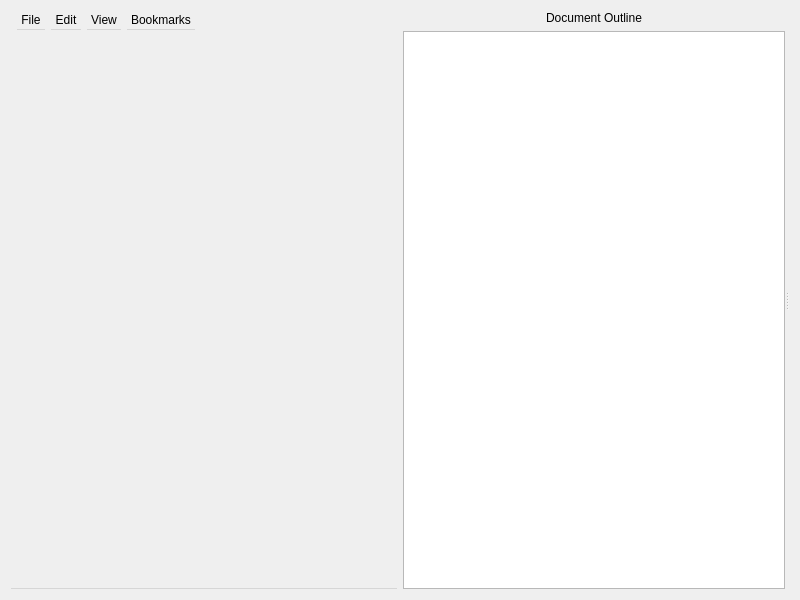
<?xml version="1.0" encoding="UTF-8"?>
<ui version="4.0">
 <class>MainWindow</class>
 <widget class="QWidget" name="MainWindow">
  <property name="geometry">
   <rect>
    <x>0</x>
    <y>0</y>
    <width>800</width>
    <height>600</height>
   </rect>
  </property>
  <property name="windowTitle">
   <string>MainWindow</string>
  </property>
  <layout class="QHBoxLayout" name="horizontalLayout">
   <item>
    <widget class="QMenuBar" name="menubar">
     <widget class="QMenu" name="menuFile">
      <property name="title">
       <string>File</string>
      </property>
      <addaction name="actionOpen"/>
      <addaction name="actionSave"/>
      <addaction name="actionSaveAs"/>
      <addaction name="actionClose"/>
      <addaction name="separator"/>
      <addaction name="actionQuit"/>
     </widget>
     <widget class="QMenu" name="menuBookmark">
      <property name="title">
       <string>Bookmarks</string>
      </property>
      <addaction name="actionNewBookmark"/>
      <addaction name="actionClearBookmarks"/>
      <addaction name="separator"/>
      <addaction name="actionImportBookmarks"/>
      <addaction name="actionExportBookmarks"/>
     </widget>
     <widget class="QMenu" name="menuEdit">
      <property name="title">
       <string>Edit</string>
      </property>
      <addaction name="actionFind"/>
     </widget>
     <widget class="QMenu" name="menuView">
      <property name="title">
       <string>View</string>
      </property>
      <addaction name="actionShowOutline"/>
      <addaction name="separator"/>
     </widget>
     <addaction name="menuFile"/>
     <addaction name="menuEdit"/>
     <addaction name="menuView"/>
     <addaction name="menuBookmark"/>
    </widget>
   </item>
   <item>
    <layout class="QVBoxLayout" name="verticalLayout_3">
     <item>
      <widget class="QSplitter" name="splitter">
       <property name="orientation">
        <enum>Qt::Horizontal</enum>
       </property>
       <widget class="QWidget" name="verticalLayoutWidget">
        <layout class="QVBoxLayout" name="outlineLayout">
         <item>
          <widget class="QLabel" name="outlineLabel">
           <property name="frameShape">
            <enum>QFrame::NoFrame</enum>
           </property>
           <property name="text">
            <string>Document Outline</string>
           </property>
           <property name="alignment">
            <set>Qt::AlignCenter</set>
           </property>
           <property name="margin">
            <number>1</number>
           </property>
          </widget>
         </item>
         <item>
          <widget class="QTreeView" name="treeView">
           <property name="sizePolicy">
            <sizepolicy hsizetype="Expanding" vsizetype="Expanding">
             <horstretch>1</horstretch>
             <verstretch>0</verstretch>
            </sizepolicy>
           </property>
           <property name="expandsOnDoubleClick">
            <bool>false</bool>
           </property>
          </widget>
         </item>
        </layout>
       </widget>
       <widget class="QWidget" name="verticalLayoutWidget_2">
        <layout class="QVBoxLayout" name="documentLayout"/>
       </widget>
      </widget>
     </item>
    </layout>
   </item>
  </layout>
  <action name="actionOpen">
   <property name="text">
    <string>Open</string>
   </property>
   <property name="toolTip">
    <string>Open New PDF</string>
   </property>
   <property name="shortcut">
    <string>Ctrl+O</string>
   </property>
  </action>
  <action name="actionSaveAs">
   <property name="text">
    <string>Save As</string>
   </property>
   <property name="toolTip">
    <string>Save (New) PDF with Bookmarks</string>
   </property>
   <property name="shortcut">
    <string>Ctrl+Shift+S</string>
   </property>
  </action>
  <action name="actionQuit">
   <property name="text">
    <string>Quit</string>
   </property>
   <property name="toolTip">
    <string>Quit Application</string>
   </property>
   <property name="shortcut">
    <string>Ctrl+Alt+Q</string>
   </property>
  </action>
  <action name="actionSave">
   <property name="text">
    <string>Save</string>
   </property>
   <property name="toolTip">
    <string>Save (Overwrite) PDF with Bookmarks</string>
   </property>
   <property name="shortcut">
    <string>Ctrl+S</string>
   </property>
  </action>
  <action name="actionNewBookmark">
   <property name="text">
    <string>New Bookmark</string>
   </property>
   <property name="toolTip">
    <string>Bookmark Current Page</string>
   </property>
   <property name="shortcut">
    <string>Ctrl+B</string>
   </property>
  </action>
  <action name="actionClearBookmarks">
   <property name="text">
    <string>Clear Bookmarks</string>
   </property>
   <property name="toolTip">
    <string>Remove All Bookmarks</string>
   </property>
   <property name="shortcut">
    <string>Ctrl+Shift+Backspace</string>
   </property>
  </action>
  <action name="actionExportBookmarks">
   <property name="text">
    <string>Export Bookmarks</string>
   </property>
   <property name="toolTip">
    <string>Export Bookmarks to File</string>
   </property>
   <property name="shortcut">
    <string>Ctrl+E</string>
   </property>
  </action>
  <action name="actionImportBookmarks">
   <property name="text">
    <string>Import Bookmarks</string>
   </property>
   <property name="toolTip">
    <string>Import Bookmarks from File</string>
   </property>
   <property name="shortcut">
    <string>Ctrl+I</string>
   </property>
  </action>
  <action name="actionFind">
   <property name="text">
    <string>Find in PDF...</string>
   </property>
   <property name="toolTip">
    <string>Find text in PDF</string>
   </property>
   <property name="shortcut">
    <string>Ctrl+F</string>
   </property>
  </action>
  <action name="actionShowOutline">
   <property name="checkable">
    <bool>true</bool>
   </property>
   <property name="text">
    <string>Show Outline</string>
   </property>
   <property name="toolTip">
    <string>Show/Hide Outline Sidebar</string>
   </property>
   <property name="shortcut">
    <string>Ctrl+Shift+O</string>
   </property>
  </action>
  <action name="actionClose">
   <property name="text">
    <string>Close</string>
   </property>
   <property name="toolTip">
    <string>Close PDF</string>
   </property>
   <property name="shortcut">
    <string>Ctrl+W</string>
   </property>
  </action>
 </widget>
 <resources/>
 <connections/>
</ui>
